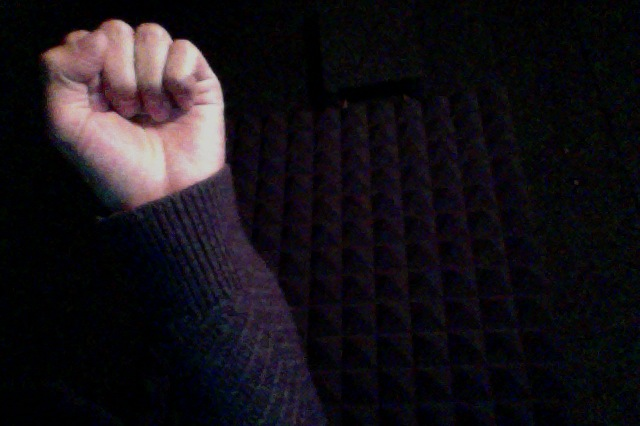
#> input picture Python OpenCV Image Processing/sequences_of_hand_gesture_images/sequence_1/fist_left_up.jpg, 640 x 426 px; its folder holds only this picture in this run
$ python parsing_and_performance.py   (Python 2 division)
#> lines starting #> are read from the running program, lines starting #| are printed output that depends on the picture; after the words box and inside, x2 and y2 are one past the last pixel; in counts of white or black regions, pixels touching at a corner belong together
import os
import glob
import Image
import cv2
import numpy as np
import math
from termcolor import colored
import ImageDraw

counterX = 320
counterY = 213

sequence_list = ["sequence_1", "sequence_2", "sequence_3", "sequence_4", "sequence_5_failed", "sequence_6_failed", "sequence_7", "sequence_8", "sequence_9", "sequence_10_failed"]
targeted_result_list = ["320213print", "322216print", "321213print", "320213print", "320211print", "324213print", "320213print", "319212print", "320211print", "320210printprint"]
listcounter = 0

for folder in sequence_list:
	print "\n"
	print colored("Reading Folder: " + folder, 'green')
	counterX = 320
	counterY = 213
	boundaries = np.empty
	for infile in glob.glob( os.path.join("sequences_of_hand_gesture_images/" + folder, '*.jpg') ):
		number_print = ""
		print colored("Reading Image: " + infile, 'red')
		im = cv2.imread(infile)
#> im is the input picture: shape (426, 640, 3); mean B, G, R 24.3, 19.1, 23.6
		imgray = cv2.cvtColor(im,cv2.COLOR_BGR2GRAY)
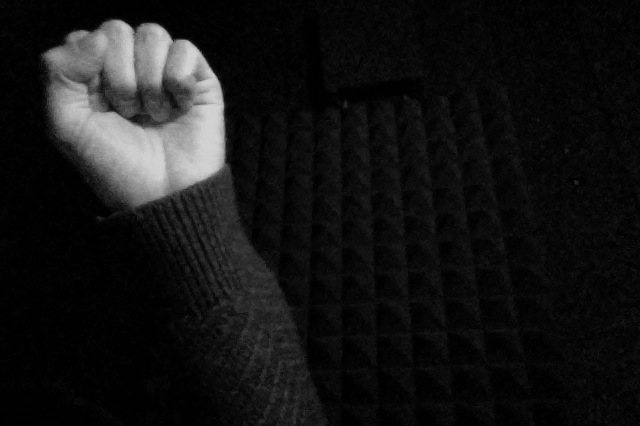
#> imgray: shape (426, 640); min 0, max 213, mean 21

		##Create binary images
		ret, thresh = cv2.threshold(imgray,127,255,0)
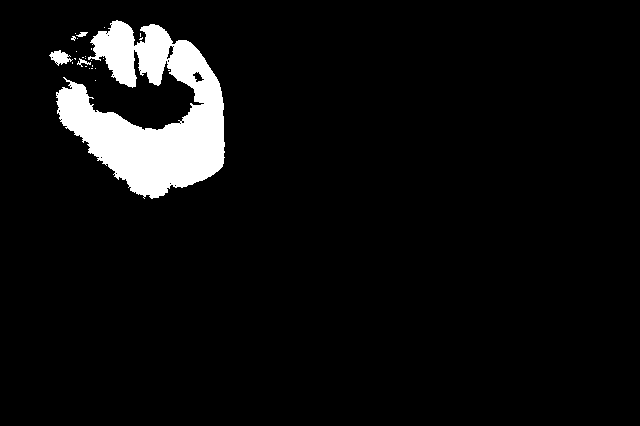
#> thresh: shape (426, 640); 5.9% white; 26 white regions (22 under 20 px)

		##Find boundaries of objects from binary images
		contours, hierarchy = cv2.findContours(thresh,cv2.RETR_TREE,cv2.CHAIN_APPROX_SIMPLE)
#> contours = 49 contours, 43 with area under 20; largest, box (x1, y1, x2, y2) and area: (56, 20, 225, 199) 15212, (49, 50, 73, 66) 170, (192, 71, 205, 83) 72, (166, 45, 174, 60) 54, (77, 58, 91, 67) 24, (76, 32, 88, 37) 22
		cv2.drawContours(im,contours,-1,(0,255,0),3)
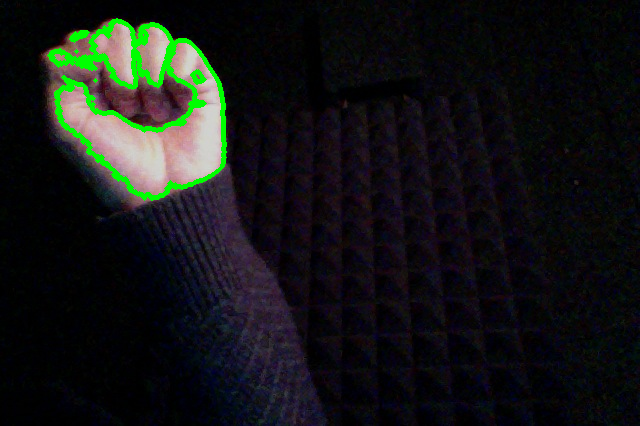
#> im: shape (426, 640, 3); 2.21% of pixels changed, all inside (x1, y1, x2, y2) = (47, 18, 227, 201)

		##Average the contours and calculate the center
		count = 0;
		xValue = 0;
		yValue = 0;
		for layers in contours:
			for demensions in layers:
				for values in demensions:
					xValue += values[0]
					yValue += values[1]
					count += 1
#> this loop made 49 passes
#> layers on passes 1, 2, 3, 4, 5, 6, 7, 8, 9, 10, 11, 13: [[95, 80]], [[168, 70], [169, 70]], [[95, 68]], [[91, 68], [92, 68]], [[89, 68]], [[85, 66], [86, 66]], [[92, 65], [92, 66]], [[72, 62], [72, 63]], [[91, 60]], [[103, 58]], [[85, 58]], [[74, 58], [75, 59], [75, 58]]
#> after the loop, count = 970; xValue = 122323; yValue = 88482
		xCenter = xValue / count
#> xCenter = 126
		yCenter = yValue / count
#> yCenter = 91

		if (math.sqrt((320 - xCenter)*(320 - xCenter) + (213 - yCenter)*(213 - yCenter)) <= 53.25):
			##Build a numpy array with contours from all layers
			boundaries = contours[0]
			for layers in contours:
				if len(boundaries) != len(layers):
					boundaries = np.vstack((boundaries, layers))

			##Draw bounding Box
			#hull = cv2.convexHull(boundaries)
			x,y,w,h = cv2.boundingRect(boundaries)
			boundingRect = w*h


			##Distance from the center of bounding box to the center of coutour
			distanceToCenter = math.sqrt(((x+w/2) - xCenter)*((x+w/2) - xCenter) + ((y+h/2) - yCenter)*((y+h/2) - yCenter))

			##Find convex hull and convexity defects for boundaries of objects
			hull = cv2.convexHull(boundaries,returnPoints = False)
#> (the run stopped early here; a loop or call above may not have finished)
